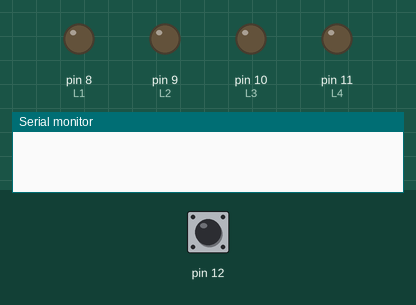
The sketch below on a simulated Arduino Uno, built with avr-gcc and run on an emulated ATmega328P. Parts: output pins drawn as LEDs (lit = HIGH), the last lines printed to the serial monitor. The inputs (shaded band) are chosen by the test bench; at power-on: pin 12 HIGH.

Above: at 1.2 s.
1.3 s: pin 12 driven LOW
At 1.7 s:
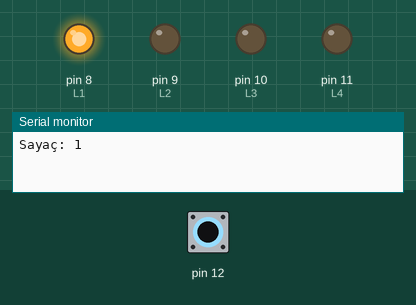
2.8 s: pin 12 pulsed HIGH 5 times (0.12 s each, 0.3 s apart)
At 3.07 s:
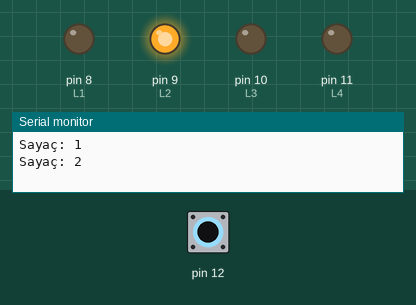
At 3.67 s:
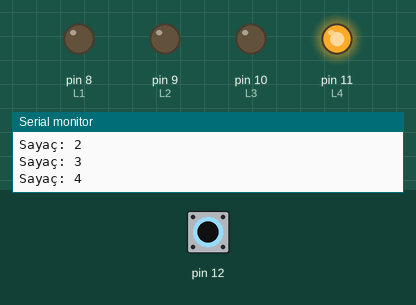
Timing chart, 0 to 5.8 s (numbered marks = the images above; inputs shaded):
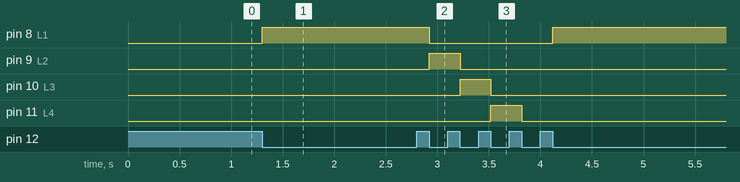

Measured:
- after the input at 1.3 s, pin 8 (L1): LOW → HIGH at once
- after the input at 2.8 s, pin 8 (L1): HIGH → LOW after 0.12 s, → HIGH 1.2 s later; pin 9 (L2): LOW → HIGH after 0.12 s, → LOW 0.30 s later; pin 10 (L3): LOW → HIGH after 0.42 s, → LOW 0.30 s later; pin 11 (L4): LOW → HIGH after 0.72 s, → LOW 0.30 s later

The sketch:

W03T04.Button-Controlled.4-Step.Shifter.ino
```cpp
/*
 * ISM.77257.Lectures
 * @author: coskun
 *
 * W03T04.Simple-Circutis.Button-Controlled.4-Step.Shifter
 * https://circuits.io/circuits/4366789-w03t04-button-controlled-4-step-shifter
 *
 * Bu projede 4 ayrı LED dizilmiş olup, butona basıldıkça
 * her adımda, soldan sağa dogru LED.lerden ışık geçmesi
 * sağlandı.
 *
 * Not: Bu test.te fiziksel devre vu PULLUP bağlantısı
 * kullandık.
 */
int cntr=0;
bool chk = false;
int L1=8,L2=9,L3=10,L4=11;

void setup() {
  // put your setup code here, to run once:
  pinMode(12, INPUT);
  pinMode(11, OUTPUT);
  pinMode(10, OUTPUT);
  pinMode(9, OUTPUT);
  pinMode(8, OUTPUT);
  Serial.begin(9600);
}

void loop() {
  // put your main code here, to run repeatedly:
  bool b = digitalRead(12);
  renderButton(b);

  switch (cntr%5){
    case 1:
      digitalWrite(L1, HIGH);
      digitalWrite(L2, LOW);
      digitalWrite(L3, LOW);
      digitalWrite(L4, LOW);
      break;
        case 2:
      digitalWrite(L1, LOW);
      digitalWrite(L2, HIGH);
      digitalWrite(L3, LOW);
      digitalWrite(L4, LOW);
      break;
        case 3:
      digitalWrite(L1, LOW);
      digitalWrite(L2, LOW);
      digitalWrite(L3, HIGH);
      digitalWrite(L4, LOW);
      break;
        case 4:
      digitalWrite(L1, LOW);
      digitalWrite(L2, LOW);
      digitalWrite(L3, LOW);
      digitalWrite(L4, HIGH);
      break;
        case 0:
      digitalWrite(L1, LOW);
      digitalWrite(L2, LOW);
      digitalWrite(L3, LOW);
      digitalWrite(L4, LOW);
      break;
    default:
      digitalWrite(L1, LOW);
      digitalWrite(L2, LOW);
      digitalWrite(L3, LOW);
      digitalWrite(L4, LOW);
  }
}

void renderButton(bool b){
  if (b==LOW)
  {
    if (chk == false)
    {
      cntr++;
    Serial.println("Sayaç: " + String(cntr));
    chk = true;
    }
  }
  else
  {
    chk=false;
  }
}
```
